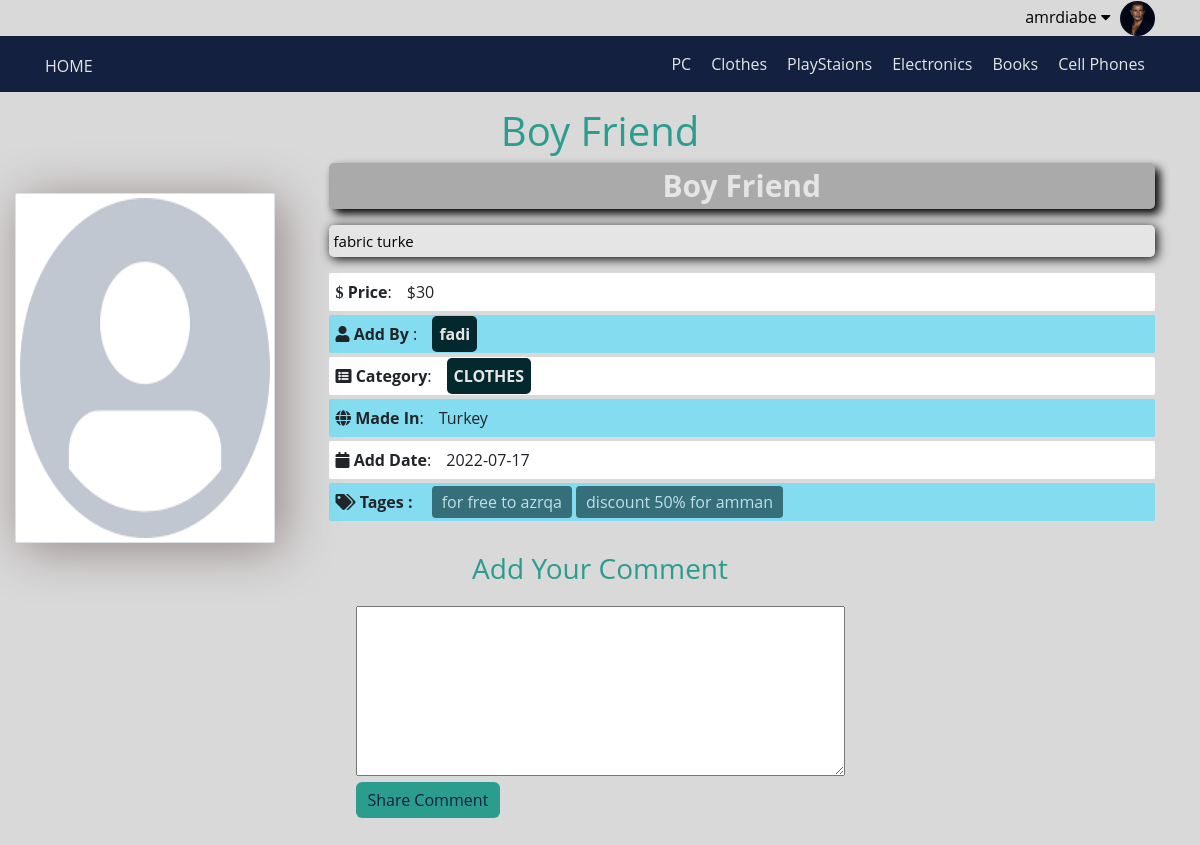
Page /items.php?itemid=2 (signed in) on the committed database.
### tables this page shows
CREATE TABLE `users` (
  `userID` int(11) NOT NULL COMMENT 'Identefier user',
  `userName` varchar(255) NOT NULL COMMENT 'the name can user enter webside',
  `password` varchar(255) NOT NULL COMMENT 'password account user',
  `email` varchar(255) NOT NULL,
  `fullName` varchar(255) NOT NULL,
  `preDate` date NOT NULL,
  `groubID` int(11) NOT NULL DEFAULT 0,
  `trustStatus` int(11) NOT NULL DEFAULT 0,
  `regStatus` int(11) NOT NULL DEFAULT 0,
  `profilePicture` varchar(255) NOT NULL
);

CREATE TABLE `categories` (
  `ID` int(11) NOT NULL COMMENT 'Identifier category',
  `name` varchar(255) NOT NULL,
  `parent` int(11) NOT NULL,
  `description` text NOT NULL,
  `dataAdd` date NOT NULL,
  `ordering` int(11) NOT NULL,
  `visibility` tinyint(4) NOT NULL DEFAULT 0,
  `allowComment` tinyint(4) NOT NULL DEFAULT 0,
  `allowAdvertisement` tinyint(4) NOT NULL DEFAULT 0
);

CREATE TABLE `items` (
  `itemID` int(11) NOT NULL,
  `nameItem` varchar(255) NOT NULL,
  `description` varchar(255) NOT NULL,
  `price` varchar(255) NOT NULL,
  `dateAdd` date NOT NULL,
  `madeIn` varchar(255) NOT NULL,
  `tage` varchar(255) NOT NULL,
  `image` varchar(255) NOT NULL,
  `status` varchar(255) NOT NULL,
  `pictureItem` varchar(255) NOT NULL,
  `rating` smallint(6) NOT NULL,
  `approve` tinyint(11) NOT NULL DEFAULT 0,
  `catID` int(11) NOT NULL,
  `memberID` int(11) NOT NULL
);

### init.php (called while the page is built, shortened)
<?php
        include('config.php');
        $lang   = 'includes/languages/';
        $tpl    = 'includes/templates/';
        $func   = 'includes/functions/';
        include($lang . 'eng.php');
        include('admin/' . $func. 'mainFunctions.php');
        include($tpl . 'header.php');
        include($tpl . 'navigationBar.php')
        ?>

### includes/languages/eng.php (called while the page is built)
<?php
    if(!function_exists('lang')) {
        function lang($phrase) {
            static $language = [
                'Home'              => "Home",
                'Items'             => "Items",
                'Statistics'        => "Statistics",
                'Members'           => "Members",
                'Gategores'         => "Gategores",
                'Comments'          => "Comments",
                'Go To Shop'        => "Go To Shop",
                'Settings'          => "Settings",
                'Edit Profile'      => "Edit Profile",
                'Logout'            => "Logout",
            ];
            return $language[$phrase];
        }
    }

### items.php (the view, shortened to what this page needs)
<?php
    include('init.php');
    function getItemFromDB() {
        global $db;
        $id = getID('itemid');
        if($id != 0) {
                $stmt = $db->prepare("SELECT
                                            items.*,
                                            categories.name AS catName,
                                            users.userName  As memberName
                                        FROM
                                            items
                                        INNER JOIN
                                            categories
                                        ON
                                            categories.ID = items.catID
                                        INNER JOIN
                                            users
                                        ON
                                            users.userID = items.memberID
                                        WHERE
                                            approve = 1
                                        AND
                                            itemID=$id");
                    $stmt->execute();
                if($stmt->rowCount() > 0) {
                        return $stmt->fetch();
                } else { ?>
                    <div class="alert alert-danger  container" >This Category Not Exist</div>
                    <?php
                }
        } else {?>
            <div class="alert alert-danger  container" >This Category Not Exist</div>
            <?php
        }
    }
        ?>
            <?php
    function structAddComment($approveValue) {
        $id = getID('itemid');
        if($approveValue == 1) {
        ?>
            <h3 class="text-center h-edit">Add Your Comment</h3>
            <div class=" write-comm">
                <div class="row">
                    <div class="col-md-offset-3">
                        <form action="<?php echo $_SERVER['PHP_SELF'] ?>?itemid=<?php echo $id?>" method="POST">
                            <textarea name="comment" id="" cols="50" rows="7" required></textarea>
                            <input type="submit" value="Share Comment" class="btn btn-primary add-comm-btn">
                        </form>
                    </div>
                </div>
            </div>
            <?php } else { ?>
                <div class="container alert alert-danger">This Item Not Approve</a></div>
            <?php
            }
            StructReadComment() ?>
    <?php
    }
    function grtAllTages($tage) {
        ?>  <?php
        $tages = explode(',', $tage);
        foreach($tages as $tage) {
            $tage = strtolower($tage);
            if(!empty($tage)) {
            ?> <a href="tages.php?nameTage=<?php echo strtolower($tage) ?>" class="tages"><?php echo $tage ?></a>
            <?php } else {
                ?> <span class="">No Tages</span> <?php
            }
        }
    }
    function mainStructer($infoItem) {
        ?>
                <h1 class="text-center h-edit"><?php if(isset($infoItem['nameItem'])) echo $infoItem['nameItem']?></h1>
                <div class="container">
                    <div class="row">
                        <div class="col-md-3">
                            <?php setPricterImage('index', 'ItemsPictuer', $infoItem['pictureItem'], 'img-item center-block img-thumbnail' )   ?>
                        </div>
                        <div class="col-md-9 info-item">
                            <h2 class=""><?php if(isset($infoItem['nameItem'])) echo $infoItem['nameItem']?></h2>
                            <p class="desc"><?php if(isset($infoItem['description'])) echo $infoItem['description']?></p>
                            <ul class="list-unstyled">
                                <li>
                                    <i class="fa fa-usd" aria-hidden="true"></i>
                                    <span>Price</span>:<p>$<?php if(isset($infoItem['price'])) echo $infoItem['price']?></p>
                                </li>
                                <li><i class="fa fa-user" aria-hidden="true"></i> <span>Add By </span>:<a href="#"><p class="name-user"><?php if(isset($infoItem['memberName'])) echo $infoItem['memberName']?></p></a> </li>
                                <li><i class="fa fa-list-alt" aria-hidden="true"></i> <span>Category</span>:<a href="categories.php?catID=<?php echo $infoItem['catID'] ?>&nameCategorie=<?php echo $infoItem['catName'] ?>"><p class="name-cat"><?php if(isset($infoItem['catName']))    echo $infoItem['catName']?></p></a></li>
                                <li><i class="fa-solid fa-globe"></i> <span>Made In</span>:<p><?php if(isset($infoItem['madeIn']))     echo $infoItem['madeIn']?></p></li>
                                <li><i class="fa fa-calendar" aria-hidden="true"></i> <span>Add Date</span>:<p><?php if(isset($infoItem['dateAdd']))    echo $infoItem['dateAdd']?></p></li>
                                <li>
                                    <i class="fa-solid fa-tags" aria-hidden="true"></i>
                                    <span>Tages    : </span>
                                    <p><?php grtAllTages($infoItem['tage']) ?></p>
                                </li>
                            </ul>
                        </div>
                    </div>
                </div>
            <?php }
        $infoItem = getItemFromDB();
        mainStructer($infoItem);
        if(isset($_SESSION['user'])) {
            structAddComment($infoItem['approve']);
        } else {
            header("Location: login.php");
            ?>
                <div class="container alert alert-danger">login Or Regester To Add And Read Comment <a href="login.php " class="container">Login | Signup</a></div>
            <?php
        }
        include($tpl . 'footer.php');

### includes/templates/navigationBar.php (shortened to what this page needs)
<?php
    echo '<link rel="stylesheet" href="layout\css\frontend.css" />';
    echo '<link rel="stylesheet" href="layout\js\frontend.js" />';
                ?> <a href="admin/dashboard.php">Controlle panel</a> <?php
                    ?> <a href="admin/dashboard.php">Controlle panel</a> <?php
    function getInfoSession() {
        if (isset($_SESSION['user']))
            return ['name' => $_SESSION['user'], 'ID' => $_SESSION['IDuser']];
        else
            return ['name' => $_SESSION['username'], 'ID' => $_SESSION['userID']];
    }
?>
<div class="container">
    <?php
        setLoginOrUser('user', 'username');
        function setLinks() {
            $session = getInfoSession();
            ?>
                <div class="pull-right">
                    <div class="dropdown info-user">
                        <button onclick="myFunction()" class="dropbtn">
                            <?php echo $session['name'] ?> <i class="fa fa-caret-down" aria-hidden="true" ></i>
                        </button>
                        <?php   setPricterImage('index', 'ProfilePictuer', getTable('profilePicture', 'users', 'WHERE userID =  ' . $session['ID'], null, null,'fetch')['profilePicture'])  ?>
                    </div>
                </div>
            <?php
        }
    ?>
</div>
<div class="header">
    <div class="body">
        <div class="container container-nav">
            <a href="index.php" class="logo" id=""><?php echo lang('Home'); ?></a>
            <nav>
                <ul>
                    <?php
                        $categories = getTable('name', 'categories', 'WHERE parent = 0', 'ID', 'ASC');
                        foreach($categories as $categorie) {?>
                            <li><a href="categories.php?catID=<?php echo $categorie['ID'] ?>&nameCategorie=<?php echo str_replace(" ", "-", $categorie['name'])?>"><?Php echo $categorie['name']?></a></li>
                            <?php
                        }
                    ?>
                </ul>
            </nav>
        </div>
    </div>
</div>
<?php
    echo '<link rel="stylesheet" href="layout\css\frontend.css" />';
    echo '<link rel="stylesheet" href="layout\js\frontend.js" />';
?>

### admin/includes/functions/mainFunctions.php (shortened to what this page needs)
<?php
    function getTable($filed='*', $table, $condition=NULL,  $ordered = null, $typeOrders = 'DESC', $typeFetch = 'fetchAll', $limit = NULL) {
        global $db;
        if($ordered === null) {
            $stmt = $db->prepare("SELECT $filed FROM $table $condition $limit");
        }
        else
            $stmt = $db->prepare("SELECT * FROM $table $condition ORDER BY $ordered $typeOrders $limit");
        $stmt->execute();
        if ($typeFetch === 'fetchAll')
            $requerd = $stmt->fetchAll();
        elseif($typeFetch === 'fetch') {
            $requerd = $stmt->fetch();
        }
        return $requerd;
    }
    function getID($nameID, $typeRequest='int') {
        if ($typeRequest === 'int')
            return isset($_GET[$nameID]) && is_numeric($_GET[$nameID]) ?  intval($_GET[$nameID]) : 0;
        }
        function sortForm() {?>
            <?php }
        function setPricterImage($to, $nameFolder, $name, $nameClass = 'pictuer-in-front') {
            if($name != NULL) {
                ?> <td><img src="<?php pathImg($to, $nameFolder, $name, 'print')  ?>" alt="pictuer" class="pictuer-in-td <?php echo $nameClass ?>"></td> <?php
            } else {
                ?> <td><img src="layout\images\defaultImg.png" alt="pictuer" class="pictuer-in-td <?php echo $nameClass ?>"></td> <?php
            }
        }
        function pathImg($to = 'admin', $nameFolder = 'ProfilePictuer', $nameImg, $retrunOrPrint = 'return') {
            $path = '';
            if ($to === 'admin' ) {
                $path =  'uploded//' . $nameFolder. '//' . $nameImg ;
            } elseif($to === 'index' ) {
                $path = 'admin//uploded//' . $nameFolder . '//'. $nameImg;
            }
            if ($retrunOrPrint === 'return') {
                return $path;
            } else {
                echo $path;
            }
        }

### layout/css/frontend.css (style rules this page uses)
:root { --main-color : #0000; --secoud-color : #132040; --eath-color : #fca311; --therd-color : #e5e5e5; --fourd-color : #264653; --five-color : #2a9d8e; --six-color : #281110; --seven-color : #2A8D9D; --ninte-color : grey; --ten-color : #24788F; }
* { -moz-box-sizing: border-box; -webkit-box-sizing: border-box; box-sizing: border-box; padding: 0px; margin: 0px; }
a { text-decoration: none; }
html { scroll-behavior: smooth; }
body { font-family: 'Open Sans', sans-serif; background-color: #d9d9d9; height: 5000px; }
ul { list-style: none; }
.container { padding-left: 15px; padding-right: 15px; margin-left: auto; margin-right: auto; }
h1 { color: var(--five-color); margin-top: 15px; }
.body { background-color: var(--secoud-color); }
.logo { text-decoration: none; color: var(--therd-color); text-transform: uppercase; }
.header { position: relative; width: 100%; left: 0; z-index: 24; margin-bottom: 0; }
.header .container { display: flex; justify-content: space-between; align-items: center; position: relative; min-height: 55.4px; }
.header .container nav { flex: 1; display: flex; justify-content: flex-end; text-align: center; }
.header .container nav ul { display: flex; margin: 0; }
.header .container nav ul li a { text-decoration: none; color: var(--therd-color); display: inline; transition: .3s; padding: 0 10px; height: 100%; z-index: 2; }
.dropbtn { color: black; padding: 5px; font-size: 16px; border: none; width: fit-content; height: auto; cursor: pointer; z-index: 1000; background-color: inherit; }
.dropdown { position: relative; display: inline-block; }
.info-user img { width: 35px; height: 35px; border-radius: 50%; }
.pull-right { display: flex; flex-direction: row-reverse; }
.info-item h2 { text-align: center; background-color: #AAA; border-radius: 5px; padding: 5px; box-shadow: 5px 5px 10px black; color: var(--therd-color); font-size: 30px; font-weight: bold; margin-bottom: 1rem; }
.info-item .desc { height: auto; background-color: var(--therd-color); border-radius: 5px; box-shadow: 2px 2px 11px black; color: black; font-size: 15px; padding: 5px; width: auto; }
.name-user { background-color: #03282e; color: var(--therd-color); padding: 7px; border-radius: 5px; font-weight: bold; }
.name-cat { background-color: #03282e; color: var(--therd-color); padding: 7px; border-radius: 5px; font-weight: bold; }
.info-item ul li:nth-child(even) { background-color: #83dcef; }
.info-item ul li:nth-child(odd) { background-color: var(--bs-body-bg); }
.info-item ul li { padding: 7px; margin-bottom: 4px; border-radius: 2px; }
.info-item ul li span { font-weight: bold; }
.info-item ul li p { display: inline; margin: 5px; position: relative; left: 10px; }
.tages { background-color: #03282e; padding: 5px 10px; border-radius: 4px; color: var(--therd-color); cursor: pointer; opacity: .6; }
.img-item { width: 300px; height: 350px; position: relative; top: 30px; left: -30px; box-shadow: 7px 6px 50.6px #948787; }
h3 { color: var(--five-color); margin-top: 15px; }
.write-comm { display: flex; justify-content: center; margin-top: 20px; margin-bottom: 40px; }
.write-comm input { display: block; }
.add-comm-btn { background-color: var(--five-color); border: none; }

### rows in the picture
users: profilePicture (picture)
categories: name "PC"
categories: name "Clothes"
categories: name "PlayStaions"
categories: name "Electronics"
categories: name "Books"
categories: name "Cell Phones"
items: nameItem "Boy Friend", description "fabric turke", price "30", memberID.userName "fadi", catID.name "CLOTHES", madeIn "Turkey", dateAdd "2022-07-17", tage "for free to azrqa", tage "discount 50% for amman"

### other values in the picture
$session['name'] "amrdiabe"
lang('Home') "HOME"
